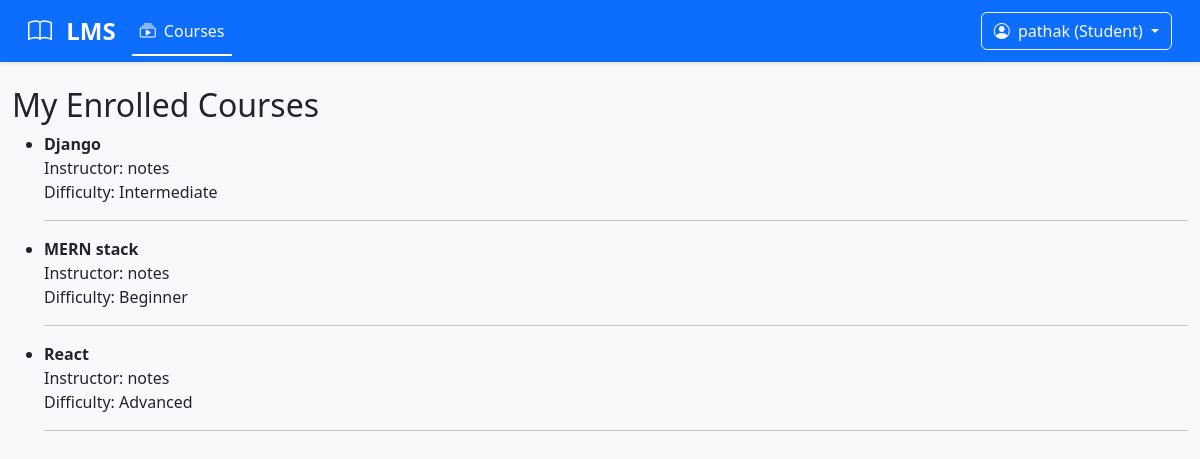
Screenshot of /courses/student/enrolled/ (signed in) with the database file from the repository.
### courses/models.py (models this page shows, shortened)
class Course(models.Model):
    title = models.CharField(max_length=200)  # Title of the course
    description = models.TextField()          # Detailed course description
    instructor = models.ForeignKey(User, on_delete=models.CASCADE)  # Who created this course
    difficulty = models.CharField(max_length=20, choices=DIFFICULTY_CHOICES)  # Difficulty level
    created_at = models.DateTimeField(auto_now_add=True)  # Auto-set to current date when created

### courses/views.py (the view)
# urls.py: path('student/enrolled/', views.enrolled_courses_view, name='enrolled_courses'),
@login_required
@user_passes_test(is_student)
def enrolled_courses_view(request):
    enrollments = Enrollment.objects.filter(student=request.user)
    courses = [enrollment.course for enrollment in enrollments]
    return render(request, 'courses/enrolled_courses.html', {'courses': courses})

### courses/views.py (called while the page is built)
def is_student(user):
    return user.groups.filter(name='Student').exists()

### notifications/context_processors.py (called while the page is built)
def unread_notifications(request):
    if request.user.is_authenticated:
        unread_count = Notification.objects.filter(user=request.user, is_read=False).count()
    else:
        unread_count = 0
    return {'unread_notification_count': unread_count}

### courses/templates/courses/enrolled_courses.html
{% extends 'base.html' %}
{% block content %}
  <h2>My Enrolled Courses</h2>
  {% if courses %}
    <ul>
      {% for course in courses %}
        <li>
          <strong>{{ course.title }}</strong> <br>
          Instructor: {{ course.instructor.username }} <br>
          Difficulty: {{ course.difficulty }} <br>
        </li>
        <hr>
      {% endfor %}
    </ul>
  {% else %}
    <p>You have not enrolled in any courses yet.</p>
  {% endif %}
{% endblock %}

### templates/navbar.html (shortened to what this page needs)
<nav class="navbar navbar-expand-lg navbar-dark bg-primary shadow-sm">
    <div class="container-fluid">
        <a class="navbar-brand fw-bold" href="#">
            <i class="bi bi-book me-2"></i> LMS
        </a>
        <div class="collapse navbar-collapse" id="navbarContent">
            <ul class="navbar-nav me-auto">
                <li class="nav-item">
                    <a class="nav-link active" href="{% url 'student_course_list' %}">
                        <i class="bi bi-collection-play me-1"></i> Courses
                    </a>
                </li>
            </ul>
            <div class="d-flex align-items-center">
                {% if user.is_authenticated %}
                <div class="dropdown">
                    <button class="btn btn-outline-light dropdown-toggle" type="button"
                            id="userDropdown" data-bs-toggle="dropdown" aria-expanded="false">
                        <i class="bi bi-person-circle me-1"></i>
                        {{ user.username }}
                        {% with group=user.groups.first %}
                            {% if group %}
                                ({{ group.name }})
                            {% endif %}
                        {% endwith %}
                    </button>
                </div>
                {% endif %}
            </div>
        </div>
    </div>
</nav>

### static/css/custom.css (style rules this page uses)
body { font-family: 'Segoe UI', system-ui, sans-serif; background-color: #f8f9fa; }
.navbar { box-shadow: 0 2px 4px rgba(0,0,0,0.1); }
.navbar { padding: 0.5rem 1rem; }
.navbar-brand { font-size: 1.5rem; }
.dropdown-toggle::after { border-top-color: white; }
.nav-link.active { position: relative; }
.nav-link.active::after { content: ''; position: absolute; bottom: -5px; left: 0; width: 100%; height: 2px; background: white; }

### rows the page displays
Course: title "Django", instructor.username "notes", difficulty "Intermediate"
Course: title "MERN stack", instructor.username "notes", difficulty "Beginner"
Course: title "React", instructor.username "notes", difficulty "Advanced"

### other values shown
{{ user.username }} "pathak"
{{ group.name }} "Student"
